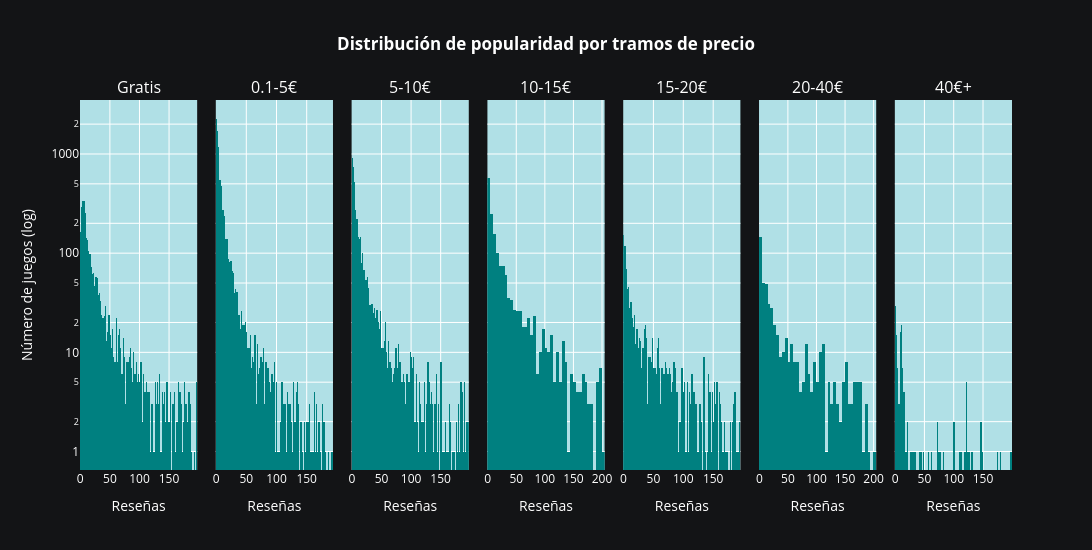

Here is the notebook cell this chart was saved with:
### Markdown cell above
### Histograma del número de reseñas por rango de precio para menos de 200 reseñas

### Code cell
df_clean = df[(df["recomendaciones_totales"] <= 50000) & (df["recomendaciones_totales"] <= 200)]

dfs = [
    df_clean[df_clean["price_overview"] == 0],
    df_clean[(df_clean["price_overview"] >= 0.1) & (df_clean["price_overview"] < 5)],
    df_clean[(df_clean["price_overview"] >= 5) & (df_clean["price_overview"] < 10)],
    df_clean[(df_clean["price_overview"] >= 10) & (df_clean["price_overview"] < 15)],
    df_clean[(df_clean["price_overview"] >= 15) & (df_clean["price_overview"] < 20)],
    df_clean[(df_clean["price_overview"] >= 20) & (df_clean["price_overview"] < 40)],
    df_clean[df_clean["price_overview"] >= 40]
]

titulos = ["Gratis", "0.1-5€", "5-10€", "10-15€", "15-20€", "20-40€", "40€+"]

fig = make_subplots(
    rows=1, cols=len(dfs), 
    subplot_titles=titulos,
    shared_yaxes=True,
    horizontal_spacing=0.02
)

for i, subset in enumerate(dfs):
    fig.add_trace(
        go.Histogram(
            x=subset["recomendaciones_totales"], 
            nbinsx=100, 
            marker_color="teal",
            showlegend=False
        ),
        row=1, col=i+1
    )

fig.update_yaxes(type="log")

fig.update_layout(
    width = 1600,
    height = 550,
    font_color = "white",
    title_text="<b>Distribución de popularidad por tramos de precio</b>",
    title_x=0.5,
    title_xanchor='center',
    plot_bgcolor = "powderblue",
    paper_bgcolor = "#131416"
    )

fig.update_xaxes(
    title_text = "Reseñas", 
    gridcolor = "white",
    tickfont = dict(color="white") 
)

fig.update_yaxes(
    gridcolor = "white",
    tickfont = dict(color="white")
)

fig.update_yaxes(title_text = "Número de juegos (log)", row=1, col=1)

fig.show()

### Figure 1 — Plotly figure (JSON) as saved in the notebook; plotly's stock layout.template omitted (floating-point values rounded to 4 significant figures; data arrays with more than 128 entries replaced by an {"elided": "..."} marker saying what was removed)
{"data": [{"marker": {"color": "teal"}, "nbinsx": 100, "showlegend": false, "type": "histogram", "x": {"elided": "2886 int values"}, "xaxis": "x", "yaxis": "y"}, {"marker": {"color": "teal"}, "nbinsx": 100, "showlegend": false, "type": "histogram", "x": {"elided": "8203 int values"}, "xaxis": "x2", "yaxis": "y2"}, {"marker": {"color": "teal"}, "nbinsx": 100, "showlegend": false, "type": "histogram", "x": {"elided": "4158 int values"}, "xaxis": "x3", "yaxis": "y3"}, {"marker": {"color": "teal"}, "nbinsx": 100, "showlegend": false, "type": "histogram", "x": {"elided": "1690 int values"}, "xaxis": "x4", "yaxis": "y4"}, {"marker": {"color": "teal"}, "nbinsx": 100, "showlegend": false, "type": "histogram", "x": {"elided": "1013 int values"}, "xaxis": "x5", "yaxis": "y5"}, {"marker": {"color": "teal"}, "nbinsx": 100, "showlegend": false, "type": "histogram", "x": {"elided": "533 int values"}, "xaxis": "x6", "yaxis": "y6"}, {"marker": {"color": "teal"}, "nbinsx": 100, "showlegend": false, "type": "histogram", "x": {"elided": "144 int values"}, "xaxis": "x7", "yaxis": "y7"}], "layout": {"annotations": [{"font": {"size": 16}, "showarrow": false, "text": "Gratis", "x": 0.06286, "xanchor": "center", "xref": "paper", "y": 1, "yanchor": "bottom", "yref": "paper"}, {"font": {"size": 16}, "showarrow": false, "text": "0.1-5€", "x": 0.2086, "xanchor": "center", "xref": "paper", "y": 1, "yanchor": "bottom", "yref": "paper"}, {"font": {"size": 16}, "showarrow": false, "text": "5-10€", "x": 0.3543, "xanchor": "center", "xref": "paper", "y": 1, "yanchor": "bottom", "yref": "paper"}, {"font": {"size": 16}, "showarrow": false, "text": "10-15€", "x": 0.5, "xanchor": "center", "xref": "paper", "y": 1, "yanchor": "bottom", "yref": "paper"}, {"font": {"size": 16}, "showarrow": false, "text": "15-20€", "x": 0.6457, "xanchor": "center", "xref": "paper", "y": 1, "yanchor": "bottom", "yref": "paper"}, {"font": {"size": 16}, "showarrow": false, "text": "20-40€", "x": 0.7914, "xanchor": "center", "xref": "paper", "y": 1, "yanchor": "bottom", "yref": "paper"}, {"font": {"size": 16}, "showarrow": false, "text": "40€+", "x": 0.9371, "xanchor": "center", "xref": "paper", "y": 1, "yanchor": "bottom", "yref": "paper"}], "font": {"color": "white"}, "height": 550, "paper_bgcolor": "#131416", "plot_bgcolor": "powderblue", "title": {"text": "<b>Distribución de popularidad por tramos de precio</b>", "x": 0.5, "xanchor": "center"}, "width": 1600, "xaxis": {"anchor": "y", "domain": [0, 0.1257], "gridcolor": "white", "tickfont": {"color": "white"}, "title": {"text": "Reseñas"}}, "xaxis2": {"anchor": "y2", "domain": [0.1457, 0.2714], "gridcolor": "white", "tickfont": {"color": "white"}, "title": {"text": "Reseñas"}}, "xaxis3": {"anchor": "y3", "domain": [0.2914, 0.4171], "gridcolor": "white", "tickfont": {"color": "white"}, "title": {"text": "Reseñas"}}, "xaxis4": {"anchor": "y4", "domain": [0.4371, 0.5629], "gridcolor": "white", "tickfont": {"color": "white"}, "title": {"text": "Reseñas"}}, "xaxis5": {"anchor": "y5", "domain": [0.5829, 0.7086], "gridcolor": "white", "tickfont": {"color": "white"}, "title": {"text": "Reseñas"}}, "xaxis6": {"anchor": "y6", "domain": [0.7286, 0.8543], "gridcolor": "white", "tickfont": {"color": "white"}, "title": {"text": "Reseñas"}}, "xaxis7": {"anchor": "y7", "domain": [0.8743, 1], "gridcolor": "white", "tickfont": {"color": "white"}, "title": {"text": "Reseñas"}}, "yaxis": {"anchor": "x", "domain": [0, 1], "gridcolor": "white", "tickfont": {"color": "white"}, "title": {"text": "Número de juegos (log)"}, "type": "log"}, "yaxis2": {"anchor": "x2", "domain": [0, 1], "gridcolor": "white", "matches": "y", "showticklabels": false, "tickfont": {"color": "white"}, "type": "log"}, "yaxis3": {"anchor": "x3", "domain": [0, 1], "gridcolor": "white", "matches": "y", "showticklabels": false, "tickfont": {"color": "white"}, "type": "log"}, "yaxis4": {"anchor": "x4", "domain": [0, 1], "gridcolor": "white", "matches": "y", "showticklabels": false, "tickfont": {"color": "white"}, "type": "log"}, "yaxis5": {"anchor": "x5", "domain": [0, 1], "gridcolor": "white", "matches": "y", "showticklabels": false, "tickfont": {"color": "white"}, "type": "log"}, "yaxis6": {"anchor": "x6", "domain": [0, 1], "gridcolor": "white", "matches": "y", "showticklabels": false, "tickfont": {"color": "white"}, "type": "log"}, "yaxis7": {"anchor": "x7", "domain": [0, 1], "gridcolor": "white", "matches": "y", "showticklabels": false, "tickfont": {"color": "white"}, "type": "log"}}}
